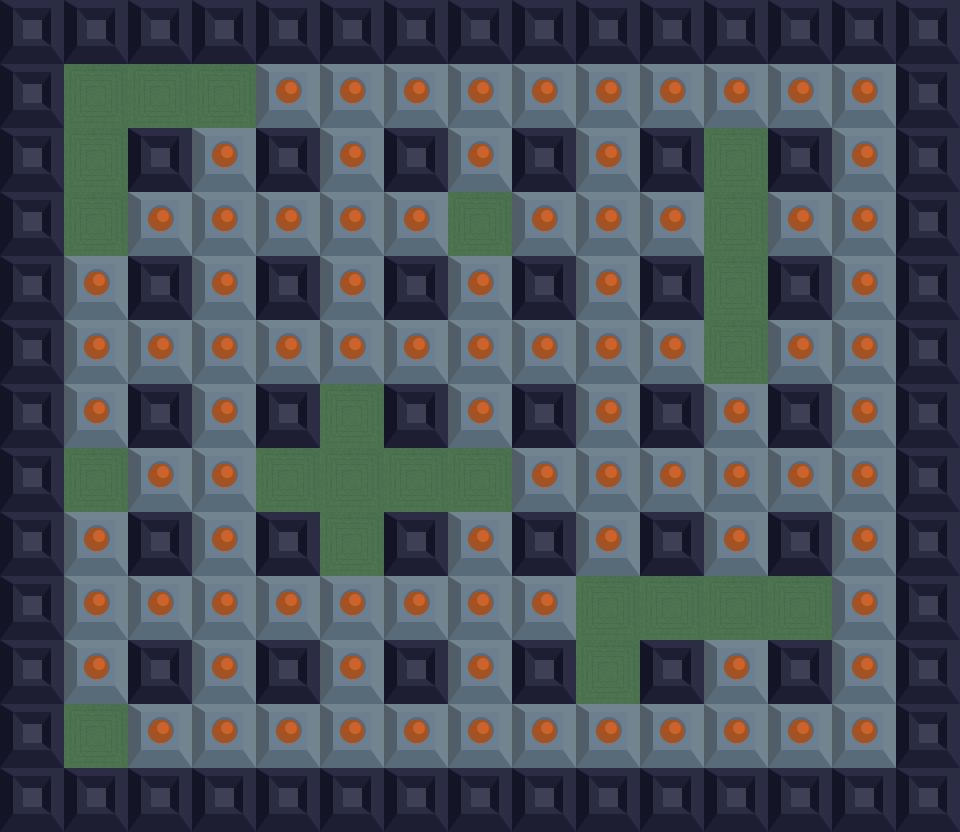

The image is a tile-based game level rendered from a .tmx file. Its description and source (layers, tilesets, objects; grid data summarised) follow:
An orthogonal 15x13 tile map with 64x64 px tiles, 3 tile layers (Warstwa Kafelków 3, Solid, Exploding), 3 tilesets and 67 objects.

<map version="1.0" orientation="orthogonal" renderorder="left-up" width="15" height="13" tilewidth="64" tileheight="64" nextobjectid="115">
 <tileset firstgid="1" name="Solid Block" tilewidth="64" tileheight="64" tilecount="1" columns="1">
  <image source="Sprites/Blocks/SolidBlock.png" width="64" height="64" />
 </tileset>
 <tileset firstgid="2" name="Exploding Block" tilewidth="64" tileheight="64" tilecount="1" columns="1">
  <image source="Sprites/Blocks/ExplodableBlock.png" width="64" height="64" />
 </tileset>
 <tileset firstgid="3" name="Background" tilewidth="64" tileheight="64" tilecount="1" columns="1">
  <image source="Sprites/Blocks/BackgroundTile.png" width="64" height="64" />
 </tileset>
 <layer name="Warstwa Kafelków 3" width="15" height="13">
  <data>[195 cells, 195 non-empty, 1 distinct tile ids]</data>
 </layer>
 <objectgroup name="Solid">
  <properties>
   <property name="destroyable" type="bool" value="false" />
  </properties>
  <object id="2" x="0" y="0" width="960" height="64">
   <properties>
    <property name="movable" type="bool" value="false" />
   </properties>
  </object>
  <object id="4" x="0" y="0" width="64" height="832">
   <properties>
    <property name="movable" type="bool" value="false" />
   </properties>
  </object>
  <object id="5" x="0" y="768" width="960" height="60">
   <properties>
    <property name="movable" type="bool" value="false" />
   </properties>
  </object>
  <object id="6" x="896" y="0" width="64" height="832">
   <properties>
    <property name="movable" type="bool" value="false" />
   </properties>
  </object>
  <object id="23" x="128" y="128" width="64" height="64">
   <properties>
    <property name="movable" type="bool" value="false" />
   </properties>
  </object>
  <object id="24" x="128" y="256" width="64" height="64">
   <properties>
    <property name="movable" type="bool" value="false" />
   </properties>
  </object>
  <object id="25" x="128" y="384" width="64" height="64">
   <properties>
    <property name="movable" type="bool" value="false" />
   </properties>
  </object>
  <object id="28" x="128" y="512" width="64" height="64">
   <properties>
    <property name="movable" type="bool" value="false" />
   </properties>
  </object>
  <object id="29" x="128" y="640" width="64" height="64">
   <properties>
    <property name="movable" type="bool" value="false" />
   </properties>
  </object>
  <object id="35" x="256" y="128" width="64" height="64">
   <properties>
    <property name="movable" type="bool" value="false" />
   </properties>
  </object>
  <object id="36" x="256" y="256" width="64" height="64">
   <properties>
    <property name="movable" type="bool" value="false" />
   </properties>
  </object>
  <object id="37" x="256" y="384" width="64" height="64">
   <properties>
    <property name="movable" type="bool" value="false" />
   </properties>
  </object>
  <object id="38" x="256" y="512" width="64" height="64">
   <properties>
    <property name="movable" type="bool" value="false" />
   </properties>
  </object>
  <object id="39" x="256" y="640" width="64" height="64">
   <properties>
    <property name="movable" type="bool" value="false" />
   </properties>
  </object>
  <object id="40" x="384" y="128" width="64" height="64">
   <properties>
    <property name="movable" type="bool" value="false" />
   </properties>
  </object>
  <object id="41" x="384" y="256" width="64" height="64">
   <properties>
    <property name="movable" type="bool" value="false" />
   </properties>
  </object>
  <object id="42" x="384" y="384" width="64" height="64">
   <properties>
    <property name="movable" type="bool" value="false" />
   </properties>
  </object>
  <object id="43" x="384" y="512" width="64" height="64">
   <properties>
    <property name="movable" type="bool" value="false" />
   </properties>
  </object>
  <object id="44" x="384" y="640" width="64" height="64">
   <properties>
    <property name="movable" type="bool" value="false" />
   </properties>
  </object>
  <object id="45" x="512" y="640" width="64" height="64">
   <properties>
    <property name="movable" type="bool" value="false" />
   </properties>
  </object>
  <object id="46" x="512" y="512" width="64" height="64">
   <properties>
    <property name="movable" type="bool" value="false" />
   </properties>
  </object>
  <object id="47" x="512" y="384" width="64" height="64">
   <properties>
    <property name="movable" type="bool" value="false" />
   </properties>
  </object>
  <object id="48" x="512" y="256" width="64" height="64">
   <properties>
    <property name="movable" type="bool" value="false" />
   </properties>
  </object>
  <object id="49" x="512" y="128" width="64" height="64">
   <properties>
    <property name="movable" type="bool" value="false" />
   </properties>
  </object>
  <object id="50" x="640" y="640" width="64" height="64">
   <properties>
    <property name="movable" type="bool" value="false" />
   </properties>
  </object>
  <object id="51" x="640" y="512" width="64" height="64">
   <properties>
    <property name="movable" type="bool" value="false" />
   </properties>
  </object>
  <object id="52" x="640" y="384" width="64" height="64">
   <properties>
    <property name="movable" type="bool" value="false" />
   </properties>
  </object>
  <object id="53" x="640" y="256" width="64" height="64">
   <properties>
    <property name="movable" type="bool" value="false" />
   </properties>
  </object>
  <object id="54" x="640" y="128" width="64" height="64">
   <properties>
    <property name="movable" type="bool" value="false" />
   </properties>
  </object>
  <object id="55" x="768" y="640" width="64" height="64">
   <properties>
    <property name="movable" type="bool" value="false" />
   </properties>
  </object>
  <object id="56" x="768" y="512" width="64" height="64">
   <properties>
    <property name="movable" type="bool" value="false" />
   </properties>
  </object>
  <object id="57" x="768" y="384" width="64" height="64">
   <properties>
    <property name="movable" type="bool" value="false" />
   </properties>
  </object>
  <object id="58" x="768" y="256" width="64" height="64">
   <properties>
    <property name="movable" type="bool" value="false" />
   </properties>
  </object>
  <object id="59" x="768" y="128" width="64" height="64">
   <properties>
    <property name="movable" type="bool" value="false" />
   </properties>
  </object>
 </objectgroup>
 <layer name="Solid" width="15" height="13">
  <data>[195 cells, 82 non-empty, 1 distinct tile ids]</data>
 </layer>
 <objectgroup name="Exploding">
  <properties>
   <property name="destroyable" type="bool" value="true" />
  </properties>
  <object id="65" x="256" y="64" width="640" height="64">
   <properties>
    <property name="movable" type="bool" value="false" />
   </properties>
  </object>
  <object id="66" x="832" y="128" width="64" height="640">
   <properties>
    <property name="movable" type="bool" value="false" />
   </properties>
  </object>
  <object id="73" x="128" y="704" width="704" height="64">
   <properties>
    <property name="movable" type="bool" value="false" />
   </properties>
  </object>
  <object id="74" x="64" y="512" width="64" height="192">
   <properties>
    <property name="movable" type="bool" value="false" />
   </properties>
  </object>
  <object id="75" x="64" y="256" width="64" height="192">
   <properties>
    <property name="movable" type="bool" value="false" />
   </properties>
  </object>
  <object id="78" x="192" y="128" width="64" height="576">
   <properties>
    <property name="movable" type="bool" value="false" />
   </properties>
  </object>
  </objectgroup>
 <layer name="Exploding" width="15" height="13">
  <data>[195 cells, 90 non-empty, 1 distinct tile ids]</data>
 </layer>
</map>
<!-- 27 of 67 objects omitted -->
